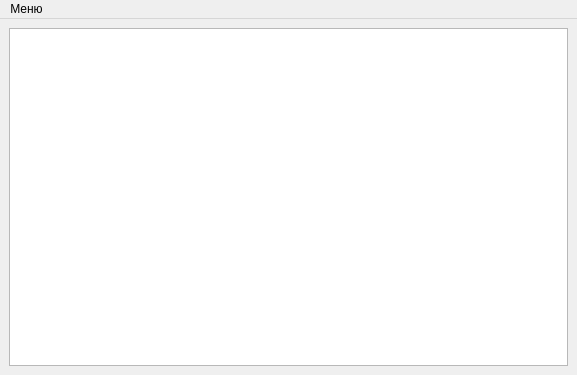
<?xml version="1.0" encoding="UTF-8"?>
<ui version="4.0">
 <class>MainWindow</class>
 <widget class="QMainWindow" name="MainWindow">
  <property name="geometry">
   <rect>
    <x>0</x>
    <y>0</y>
    <width>577</width>
    <height>375</height>
   </rect>
  </property>
  <property name="windowTitle">
   <string>MainWindow</string>
  </property>
  <widget class="QWidget" name="centralwidget">
   <layout class="QHBoxLayout" name="horizontalLayout_3">
    <item>
     <widget class="QTableWidget" name="tableWidget"/>
    </item>
   </layout>
  </widget>
  <widget class="QMenuBar" name="menuBar">
   <property name="enabled">
    <bool>true</bool>
   </property>
   <property name="geometry">
    <rect>
     <x>0</x>
     <y>0</y>
     <width>577</width>
     <height>26</height>
    </rect>
   </property>
   <widget class="QMenu" name="menu">
    <property name="title">
     <string>Меню</string>
    </property>
    <addaction name="action_2"/>
    <addaction name="action_3"/>
    <addaction name="action"/>
   </widget>
   <addaction name="menu"/>
  </widget>
  <action name="action_2">
   <property name="text">
    <string>Создать новую учебную группу</string>
   </property>
  </action>
  <action name="action_3">
   <property name="text">
    <string>Создать преподавателя</string>
   </property>
  </action>
  <action name="action">
   <property name="text">
    <string>История</string>
   </property>
  </action>
 </widget>
 <resources/>
 <connections/>
</ui>
